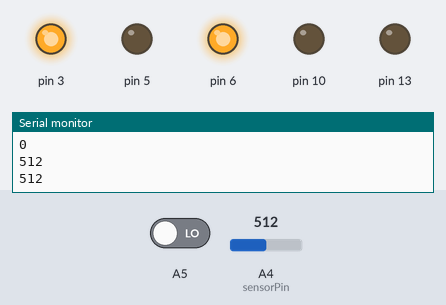
A sketch run on a simulated Arduino Uno, built with avr-gcc and run on an emulated ATmega328P. Shown: output pins drawn as LEDs (lit = HIGH), the last lines printed to the serial monitor. Inputs (shaded band) come from the test bench; at power-on: A5 LOW, A4 (sensorPin) = 512.

Above: at 1.2 s.
1.3 s: A5 driven HIGH
At 1.7 s:
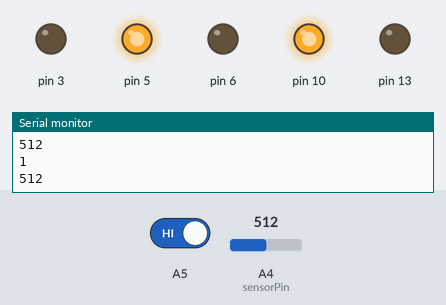
2.8 s: A4 (sensorPin) set to 206
4.3 s: A4 (sensorPin) set to 182
At 5.5 s:
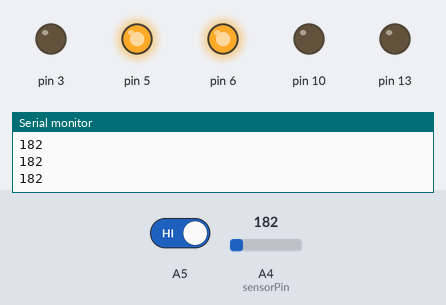
5.8 s: A4 (sensorPin) set to 209
At 6.7 s:
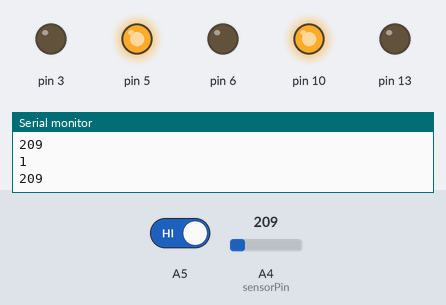
7.3 s: A4 (sensorPin) set to 190
At 7.8 s:
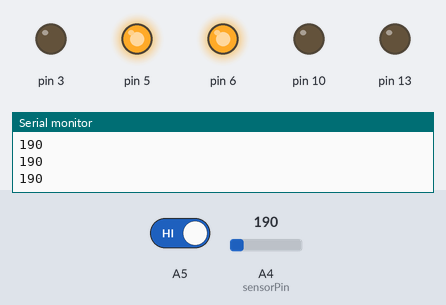
Timing chart, 0 to 9.8 s (numbered marks = the images above; inputs shaded):
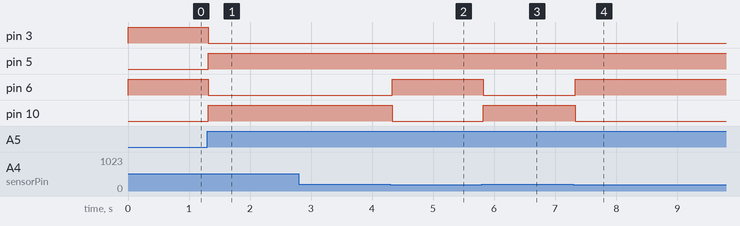

The sketch:

sinpulsador.ino
```cpp
int sensorValue = 0;
int buttonState = 0;
int sensorPin = A4;

void setup() {
  pinMode(3,OUTPUT);
  pinMode(5,OUTPUT);
  pinMode(10,OUTPUT);
  pinMode(6,OUTPUT);
  pinMode(A4,INPUT);
  pinMode(12, INPUT);
  pinMode(A5,INPUT);
pinMode(13,OUTPUT);
  Serial.begin(9600);
  sensorValue = analogRead(sensorPin);

    // record the maximum sensor value


}
void loop() {

  int sensorValue = analogRead(A4);

        Serial.println(sensorValue);
        if(sensorValue >= 200){
        Serial.println(sensorValue);
        if(digitalRead(A5)==HIGH){
        Serial.println(digitalRead(A5));
 digitalWrite(3,LOW);
   digitalWrite(5,HIGH);
   digitalWrite(10,HIGH);
   digitalWrite(6,LOW);

    }else{

    Serial.println(digitalRead(A5));
    digitalWrite(3,HIGH);
   digitalWrite(5,LOW);
   digitalWrite(10,LOW);
   digitalWrite(6,HIGH);
   digitalWrite(13,LOW);
  }

        }


      Serial.println(sensorValue);
        if(sensorValue <= 199){
      Serial.println(sensorValue);
      if(digitalRead(A5)==HIGH){
        Serial.println(digitalRead(A5));

       digitalWrite(3,LOW);
    digitalWrite(5,HIGH);
     digitalWrite(10,LOW);
   digitalWrite(6,HIGH);

      }else{
     digitalWrite(3,HIGH);
   digitalWrite(5,LOW);
   digitalWrite(10,LOW);
   digitalWrite(6,HIGH);
   digitalWrite(13,LOW);
  }
      }
    }
```

Measured:
- the behaviour switches between 200 and 199 on A4 (sensorPin) (found by bisection; images 1 and 2)
- after the input at 1.3 s, pin 3, pin 6: HIGH → LOW at once; pin 5, pin 10: LOW → HIGH at once
- after the input at 4.3 s, pin 6: LOW → HIGH at once; pin 10: HIGH → LOW at once
- after the input at 5.8 s, pin 6: HIGH → LOW at once; pin 10: LOW → HIGH at once
- after the input at 7.3 s, pin 6: LOW → HIGH at once; pin 10: HIGH → LOW at once
